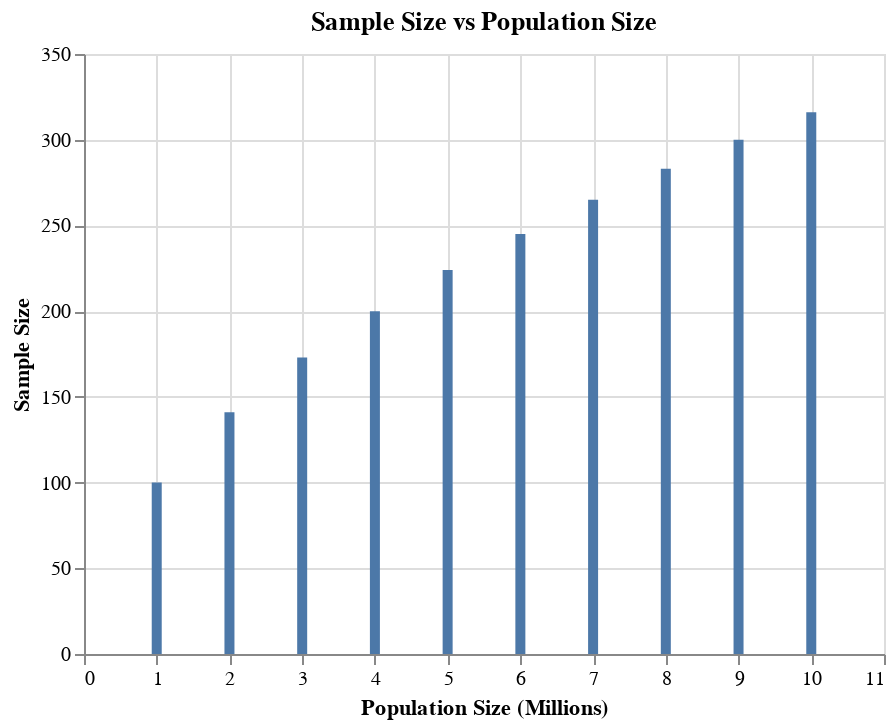

Write notebook code for a chart like this one.
### Code cell
# Define the population size range (in millions)
pop_size = np.arange(1, 11)

# Define the corresponding sample size range (as a percentage of population size)
sample_size = np.round(np.sqrt(pop_size) * 100)

# Create a DataFrame to store the data
data = pd.DataFrame({'Population Size (Millions)': pop_size, 'Sample Size': sample_size})

# Create a bar chart using Altair
chart = alt.Chart(data).mark_bar().encode(
    x='Population Size (Millions)',
    y='Sample Size',
    tooltip=['Population Size (Millions)', 'Sample Size']
).properties(
    title='Sample Size vs Population Size'
)

# Show the chart
chart

### Figure 1 — Vega-Lite specification as saved in the notebook (floating-point values rounded to 4 significant figures)
{"config": {"view": {"continuousWidth": 400, "continuousHeight": 300}}, "data": {"name": "data-152127c0f1362b30a17660176eaa928f"}, "mark": "bar", "encoding": {"tooltip": [{"field": "Population Size (Millions)", "type": "quantitative"}, {"field": "Sample Size", "type": "quantitative"}], "x": {"field": "Population Size (Millions)", "type": "quantitative"}, "y": {"field": "Sample Size", "type": "quantitative"}}, "title": "Sample Size vs Population Size", "$schema": "https://vega.github.io/schema/vega-lite/v4.17.0.json", "datasets": {"data-152127c0f1362b30a17660176eaa928f": [{"Population Size (Millions)": 1, "Sample Size": 100.0}, {"Population Size (Millions)": 2, "Sample Size": 141.0}, {"Population Size (Millions)": 3, "Sample Size": 173.0}, {"Population Size (Millions)": 4, "Sample Size": 200.0}, {"Population Size (Millions)": 5, "Sample Size": 224.0}, {"Population Size (Millions)": 6, "Sample Size": 245.0}, {"Population Size (Millions)": 7, "Sample Size": 265.0}, {"Population Size (Millions)": 8, "Sample Size": 283.0}, {"Population Size (Millions)": 9, "Sample Size": 300.0}, {"Population Size (Millions)": 10, "Sample Size": 316.0}]}}
